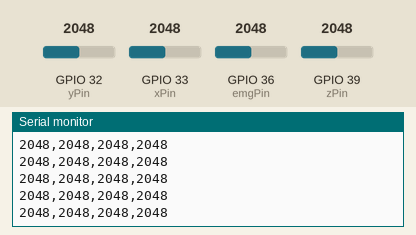
Simulated run of this sketch. Board: ESP32. Shown: the last lines printed to the serial monitor. Inputs (shaded band) come from the test bench; at power-on: GPIO 32 (yPin) = 2048, GPIO 33 (xPin) = 2048, GPIO 36 (emgPin) = 2048, GPIO 39 (zPin) = 2048. Nothing arrives over Bluetooth unless stated.

Above: at 19.3 s.
19.4 s: GPIO 32 (yPin) set to 2866
At 19.45 s:
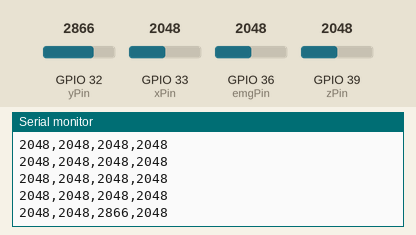
20.9 s: GPIO 33 (xPin) set to 2866
At 20.92 s:
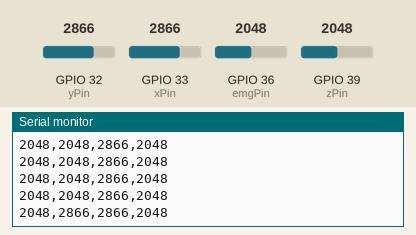
22.4 s: GPIO 36 (emgPin) set to 2866
At 22.44 s:
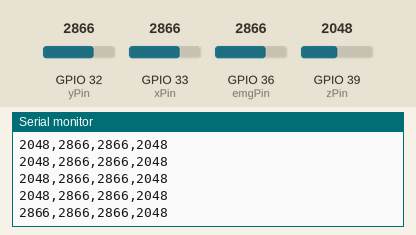
23.9 s: GPIO 39 (zPin) set to 2866
At 23.91 s:
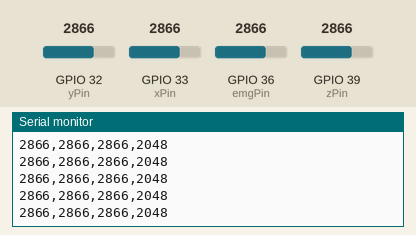
25.4 s: GPIO 32 (yPin) set to 3972
At 25.43 s:
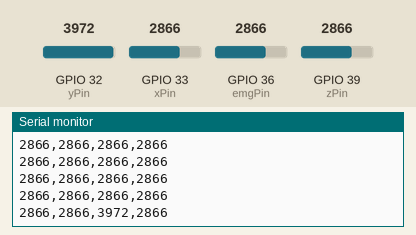
26.9 s: GPIO 33 (xPin) set to 3972
At 26.9 s:
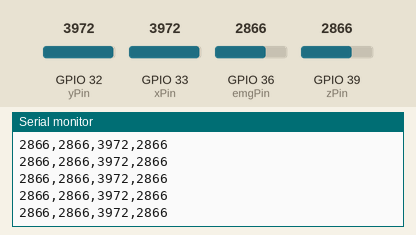
Timing chart, 0 to 29.4 s (numbered marks = the images above; inputs shaded):
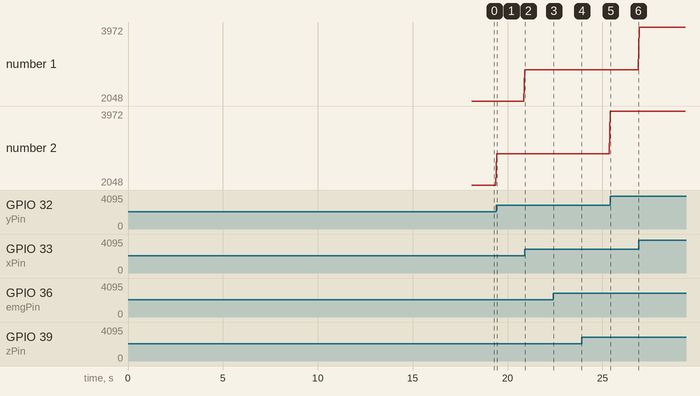

Measured:
- after the input at 19.4 s, the serial monitor: prints a new line at once (image 1)
- after the input at 20.9 s, the serial monitor: prints a new line at once (image 2)
- after the input at 22.4 s, the serial monitor: prints a new line at once (image 3)
- after the input at 25.4 s, the serial monitor: prints a new line at once (image 5)
- plotted number 2: 2048 → 2866 after the input at 19.4 s, 2866 → 3972 after the input at 25.4 s

The sketch:

Space_invaders_python.ino
```cpp
#include "BluetoothSerial.h"
#include <driver/adc.h>

BluetoothSerial SerialBT;

// EMG sensor and accelerometer variables
int emgPin = 36;  // EMG analog input pin
int xPin = 33;    // Accelerometer X axis pin
int yPin = 32;    // Accelerometer Y axis pin
int zPin = 39;    // Accelerometer Z axis pin

// Calibration variables
float calibration_mean = 0.0;
int sumEMG = 0;
int Calibration_len = 1000;

void calibration() {
  Serial.println("Calibration starts in 3 seconds...");
  delay(3000);
  sumEMG = 0;
  for (int i = 1; i <= Calibration_len; i++) {
    int EMG = analogRead(emgPin);  // Read EMG sensor
    sumEMG += EMG;
    delay(10);
  }
  calibration_mean = sumEMG / (float)Calibration_len;
  Serial.println("Calibration done!");
  Serial.print("Calibration Mean: ");
  Serial.println(calibration_mean);
}

void setup() {
  Serial.begin(115200);    // For debug purposes
  SerialBT.begin("Space_invaders");  // Start Bluetooth Serial

  delay(5000);  // Let sensors stabilize
  calibration();  // Calibrate EMG sensor
}

void loop() {
  // Read EMG and accelerometer data
  int EMG = analogRead(emgPin);
  int x = analogRead(xPin);
  int y = analogRead(yPin);
  int z = analogRead(zPin);

  // Send data via Bluetooth
  SerialBT.print(EMG);
  SerialBT.print(",");
  SerialBT.print(x);
  SerialBT.print(",");
  SerialBT.print(y);
  SerialBT.print(",");
  SerialBT.println(z);
  Serial.print(EMG);
  Serial.print(",");
  Serial.print(x);
  Serial.print(",");
  Serial.print(y);
  Serial.print(",");
  Serial.println(z);

  delay(50);  // Send data every 50 ms
}
```
